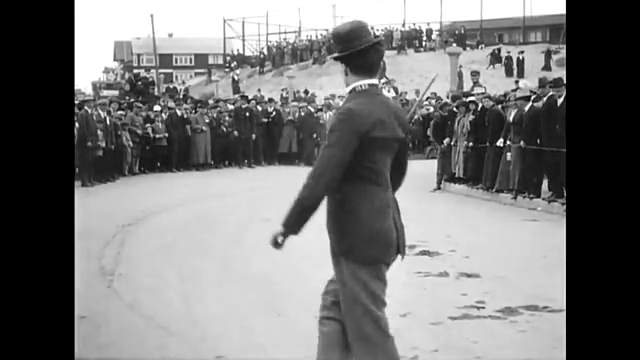
#> input picture frame 17 of video/chaplin.mp4, 640 x 360 px, given in place of rick.mp4, which was not available
$ jupyter execute --allow-errors Untitled.ipynb   (older library calls are emulated)
#> lines starting #> are read from the running program, lines starting #| are printed output that depends on the picture; after the words box and inside, x2 and y2 are one past the last pixel; in counts of white or black regions, pixels touching at a corner belong together; pictures that were not available may be replaced by others from this repository, and a replacement may not be noted
[cell 1]
import cv2
from datetime import datetime as dt

cap = cv2.VideoCapture('./HW/rick.mp4')
font = cv2.FONT_HERSHEY_SIMPLEX
font_scale = 1
font_color = (255, 255, 255) # 黃色
thickness = 2
lt = 16
frame_count = 0

while True:
    ret, frame = cap.read()
#> frame is the input picture: shape (360, 640, 3); min 0, max 255, mean 121
    if not ret or cv2.waitKey(24) == 27: break
#> (key q is pressed here)

    a = cv2.cvtColor(frame,cv2.COLOR_BGR2RGB)
    gray = cv2.cvtColor(frame, cv2.COLOR_BGR2GRAY)
    blur = cv2.GaussianBlur(gray, (5, 5), 0)
    edges = cv2.Canny(blur, 0, 100)
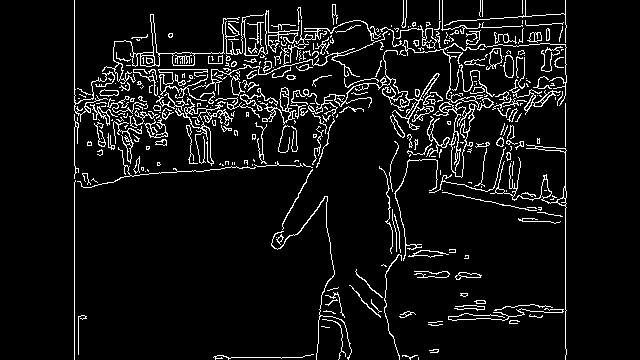
#> edges: shape (360, 640); 7% white in thin lines or dots, all inside (x1, y1, x2, y2) = (74, 0, 567, 360)


    if frame_count < 500:
    # 在前20幀中套用第一個特效

        sobelx = cv2.Sobel(gray, cv2.CV_64F, 1, 0)
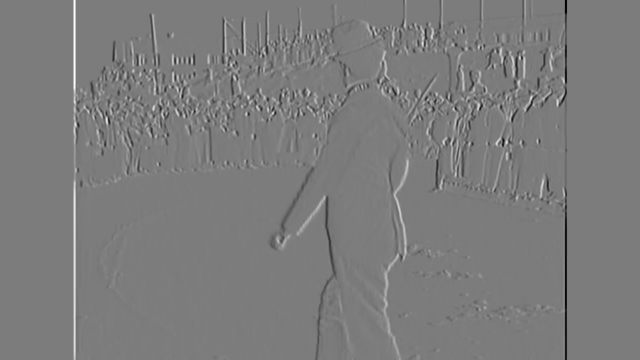
#> sobelx: shape (360, 640) float64; min -973, max 1020, mean 0; drawn with min black and max white
        sobely = cv2.Sobel(gray, cv2.CV_64F, 0, 1)
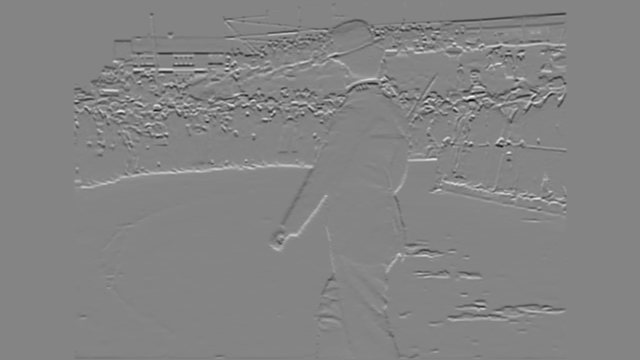
#> sobely: shape (360, 640) float64; min -983, max 905, mean -1.4; drawn with min black and max white
        sobelx = cv2.convertScaleAbs(sobelx)          # 轉回 uint8
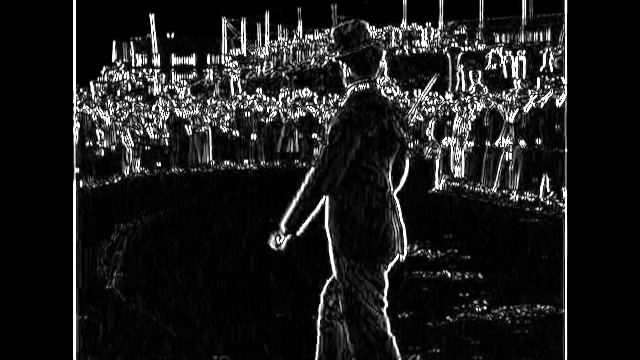
#> sobelx: shape (360, 640); min 0, max 255, mean 28
        sobely = cv2.convertScaleAbs(sobely)
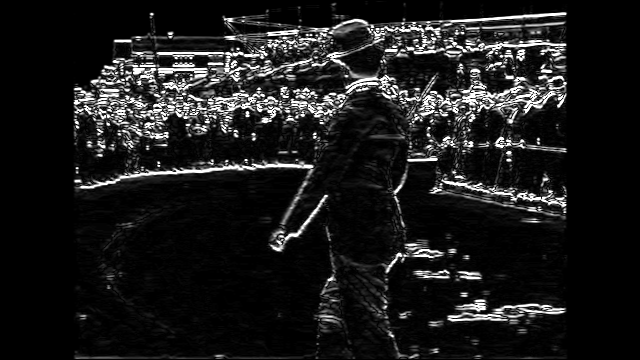
#> sobely: shape (360, 640); min 0, max 255, mean 27.2
        sobelxy = cv2.addWeighted(sobelx, 0.5, sobely, 0.5, 0)
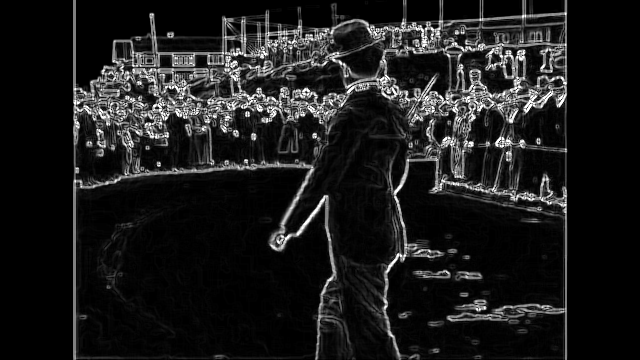
#> sobelxy: shape (360, 640); min 0, max 255, mean 27.6


        # [5 lines of commented-out code are left out]
        cv2.putText(edges, "Original", (50, 50), font, font_scale, font_color, thickness, cv2.LINE_AA)
        cv2.putText(edges, f'{cap.get(cv2.CAP_PROP_POS_FRAMES):.0f} frames, {cap.get(cv2.CAP_PROP_POS_MSEC):.0f} ms',
                (50, 100), font, .8, font_color , 2, lt)
        # frame_with_text = cv2.cvtColor(edges, cv2.COLOR_GRAY2BGR)
        frame_with_text = sobelxy
        # [12 lines of commented-out code are left out]
    frame_count += 1
    # # 在影片上放置文字
    # cv2.putText(frame, "Hello World!", (50, 50), font, font_scale, font_color, thickness, cv2.LINE_AA)
    # cv2.putText(frame, f'{cap.get(cv2.CAP_PROP_POS_FRAMES):.0f} frames, {cap.get(cv2.CAP_PROP_POS_MSEC):.0f} ms',
    #             (50, 100), font, .8, (0,0,255), 2, lt)
    # # 在影片上加上一些效果
    # gray = cv2.cvtColor(frame, cv2.COLOR_BGR2GRAY)
    # blur = cv2.GaussianBlur(gray, (5, 5), 0)
    # edges = cv2.Canny(blur, 50, 150)
    # ...

    # 顯示影片
    cv2.imshow("RickRoll", frame_with_text)

    if cv2.waitKey(1) == ord('q'):
#> (key q is pressed here)
#> (key q is pressed here)
        break

cap.release()
cv2.destroyAllWindows()
cv2.waitKey(1)

[cell 2]
#用這個
import cv2
from datetime import datetime as dt
import numpy as np
import dlib

cap = cv2.VideoCapture('./HW/rick.mp4')
font = cv2.FONT_HERSHEY_SIMPLEX
font_scale = 1
font_color = (255, 255, 255) # 白色
thickness = 2
lt = 14
frame_count = 0
frame_with_text = None

#> (the rest of this cell did not finish here and is left out)

[cell 3]
import cv2
import numpy as np

# 讀取影片
cap = cv2.VideoCapture('./HW/rick.mp4')

# 設置文字屬性
font = cv2.FONT_HERSHEY_SIMPLEX
font_scale = 1
font_color = (255, 255, 255) # 白色
thickness = 2

frame_count = 0
while True:
    ret, frame = cap.read()
    if not ret:
        break

    if frame_count < 20:
        # 在前20幀中套用第一個特效
        gray = cv2.cvtColor(frame, cv2.COLOR_BGR2GRAY)
        blur = cv2.GaussianBlur(gray, (5, 5), 0)
        edges = cv2.Canny(blur, 50, 150)
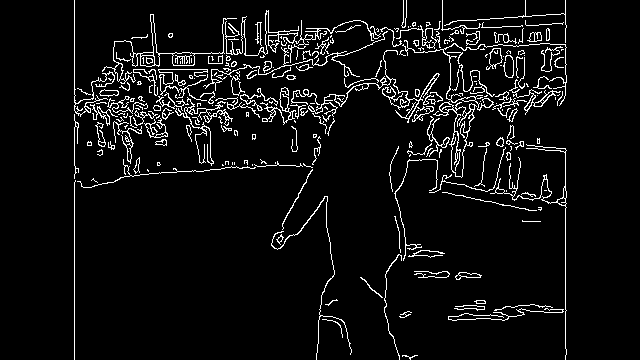
#> edges: shape (360, 640); 6% white in thin lines or dots, all inside (x1, y1, x2, y2) = (74, 0, 567, 360)
        cv2.putText(edges, "Effect 1", (50, 50), font, font_scale, font_color, thickness, cv2.LINE_AA)
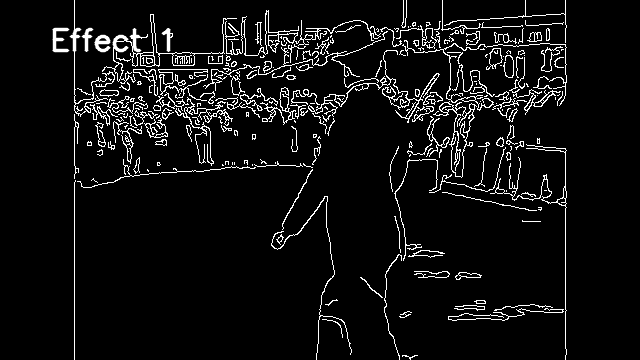
#> edges: shape (360, 640); 0.56% of pixels changed, all inside (x1, y1, x2, y2) = (52, 27, 171, 53)
        frame_with_text = cv2.cvtColor(edges, cv2.COLOR_GRAY2BGR)
    else:
        # 在第21幀之後套用第二個特效
        hsv = cv2.cvtColor(frame, cv2.COLOR_BGR2HSV)
        lower_red = np.array([0,50,50])
        upper_red = np.array([10,255,255])
        mask = cv2.inRange(hsv, lower_red, upper_red)
        res = cv2.bitwise_and(frame, frame, mask=mask)
        cv2.putText(res, "Effect 2", (50, 50), font, font_scale, font_color, thickness, cv2.LINE_AA)
        frame_with_text = res

    frame_count += 1

    # 顯示影片
    cv2.imshow("Video", frame_with_text)

    if cv2.waitKey(1) == ord('q'):
#> (key q is pressed here)
        break

cap.release()
cv2.destroyAllWindows()

[cell 4]
import cv2
# import datetime as dt
from datetime import datetime as dt
now_dt = dt.now().strftime('%m/%d/%Y %H:%M:%S')
cap = cv2.VideoCapture('./HW/rick.mp4')
font = 2;    lt = 16
print(f'frame_w\t\t: {cap.get(cv2.CAP_PROP_FRAME_WIDTH)}\n'
      f'frame_fps\t: {cap.get(cv2.CAP_PROP_FPS)}\n'
      f'frame_count\t: {cap.get(cv2.CAP_PROP_FRAME_COUNT)}')

# ratio = cap.get(cv2.CAP_PROP_FRAME_WIDTH) / cap.get(cv2.CAP_PROP_FRAME_HEIGHT)  # cap.get得到相機/視訊檔案的屬性
# w = 500;  h = int(w / ratio)

# cv2.resizeWindow('frame', w, h)       # change frame size
count=0
while True:
    ret, frame = cap.read()                          #  read frame : ret: True/ False,  frame:image
    if not ret or cv2.waitKey(24) == 27: break             # wait for 1 ms
#> (key q is pressed here)

    frame = cv2.flip(frame, 1)                       # 0 : 上下左右顛倒,  -1 : 上下顛倒
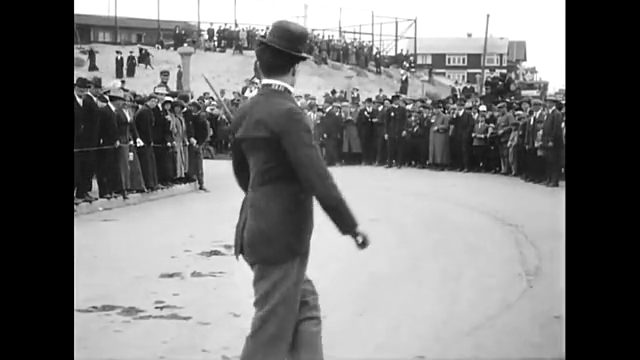
#> frame: shape (360, 640, 3); min 0, max 255, mean 121

    if cv2.waitKey(1)==ord('t') or cv2.waitKey(1)==ord('T'):
#> (key q is pressed here)
#> (key Esc is pressed here)
        cv2.putText(frame, now_dt, (100, 300), font, 1, (0,0,255), 2, lt)
        cv2.imwrite(f'./image/frame{count}.jpg', frame)     # save frame as JPEG file
        print(f'save image : frame{count}.jpg')
        count+=1

#     frame = cv2.resize(frame, (w, h))
    cv2.putText(frame, f'{cap.get(cv2.CAP_PROP_POS_FRAMES):.0f} frames, {cap.get(cv2.CAP_PROP_POS_MSEC):.0f} ms',
                (50, 250), font, .8, (0,0,255), 2, lt)
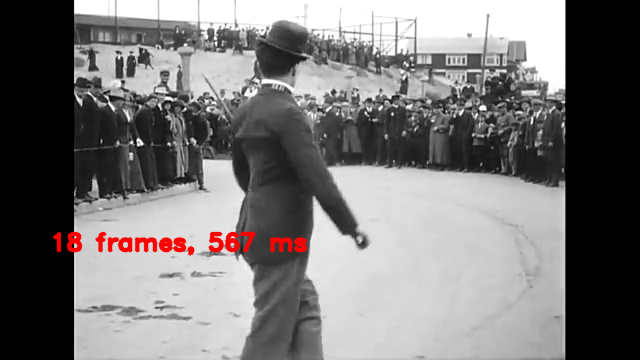
#> frame: shape (360, 640, 3); 1.28% of pixels changed, all inside (x1, y1, x2, y2) = (52, 231, 308, 256)

    cv2.imshow('frame', frame)
cap.release()
cv2.destroyAllWindows()
cv2.waitKey(1)

$ run again, starting later in the video
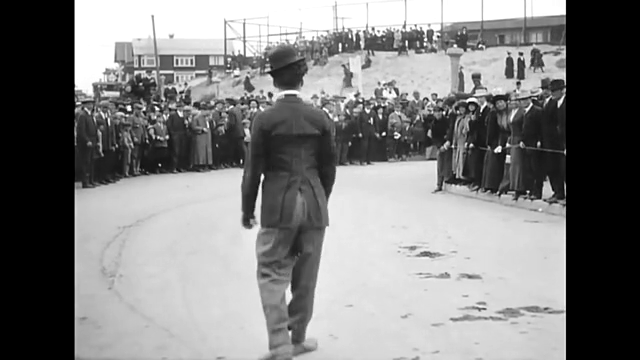
#> input picture frame 77 of video/chaplin.mp4, 640 x 360 px, given in place of rick.mp4, which was not available
#> frame is the input picture: shape (360, 640, 3); min 0, max 255, mean 128.1
#> `edges = cv2.Canny(blur, 0, 100)`:
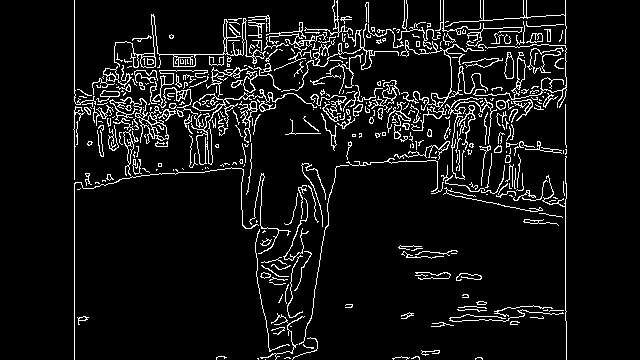
#> edges: shape (360, 640); 7.4% white in thin lines or dots, all inside (x1, y1, x2, y2) = (73, 0, 567, 360)
#> `cv2.putText(frame, f'{cap.get(cv2.CAP_PROP_POS_FRAMES):.0f} frames, {c..`:
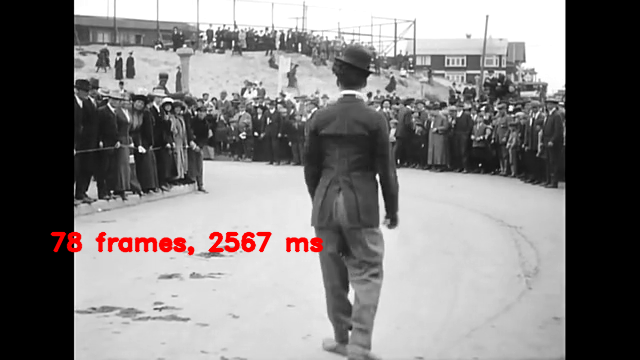
#> frame: shape (360, 640, 3); mean B, G, R 126.1, 126.1, 128.7
